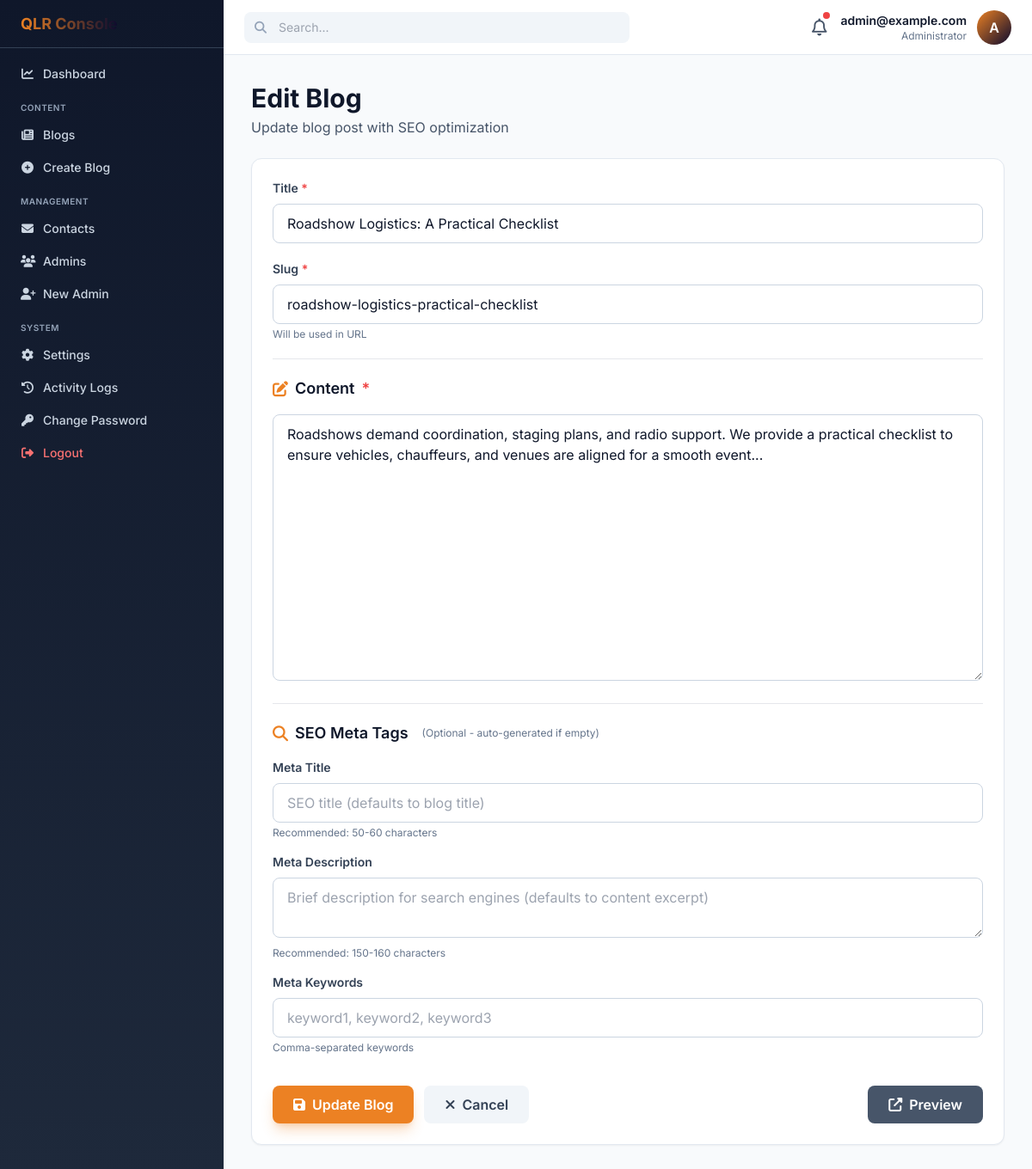
Page /admin/edit-blog.php?id=3 (signed in) on the committed database.
### tables this page shows
CREATE TABLE blogs (
  id INT AUTO_INCREMENT PRIMARY KEY,
  title VARCHAR(255) NOT NULL,
  slug VARCHAR(255) NOT NULL UNIQUE,
  content MEDIUMTEXT NOT NULL,
  created_at DATETIME NOT NULL DEFAULT CURRENT_TIMESTAMP
 );

### admin/edit-blog.php (the view, shortened to what this page needs)
<?php require __DIR__.'/includes/db.php'; ?>
<?php
$id = isset($_GET['id']) ? (int)$_GET['id'] : 0;
$stmt = $pdo->prepare('SELECT * FROM blogs WHERE id = ?');
$stmt->execute([$id]);
$blog = $stmt->fetch();
?>
<?php include __DIR__.'/includes/common-header.php'; ?>
<?php include __DIR__.'/includes/common-sidebar.php'; ?>
<?php include __DIR__.'/includes/common-navbar.php'; ?>
<main class="lg:ml-[260px] mt-16 p-6 lg:p-8">
  <div class="mb-6">
    <h1 class="text-3xl font-bold text-slate-900">Edit Blog</h1>
    <p class="text-slate-600 mt-1">Update blog post with SEO optimization</p>
  </div>
  <form method="post" class="max-w-4xl">
    <div class="bg-white rounded-xl shadow-sm border border-slate-200 p-6 space-y-5">
      <div class="grid md:grid-cols-2 gap-5">
        <div class="md:col-span-2">
          <label class="block text-sm font-semibold text-slate-700 mb-2">Title <span class="text-red-500">*</span></label>
          <input name="title" id="blogTitle" value="<?php echo htmlspecialchars($blog['title']); ?>" class="w-full px-4 py-2.5 border border-slate-300 rounded-lg focus:outline-none focus:ring-2 focus:ring-primary focus:border-transparent" placeholder="Enter blog title" required>
        </div>
        <div class="md:col-span-2">
          <label class="block text-sm font-semibold text-slate-700 mb-2">Slug <span class="text-red-500">*</span></label>
          <input name="slug" id="blogSlug" value="<?php echo htmlspecialchars($blog['slug']); ?>" class="w-full px-4 py-2.5 border border-slate-300 rounded-lg focus:outline-none focus:ring-2 focus:ring-primary focus:border-transparent" placeholder="url-friendly-slug" required>
          <p class="text-xs text-slate-500 mt-1">Will be used in URL</p>
        </div>
      </div>
      <div class="border-t pt-5">
        <h3 class="text-lg font-semibold text-slate-900 mb-4 flex items-center gap-2">
          <i class="fas fa-edit text-primary"></i> Content <span class="text-red-500">*</span>
        </h3>
        <textarea name="content" id="blogContent" rows="12" class="w-full px-4 py-2.5 border border-slate-300 rounded-lg" placeholder="Write your blog content here..." required><?php echo htmlspecialchars($blog['content']); ?></textarea>
      </div>
      <div class="border-t pt-5">
        <h3 class="text-lg font-semibold text-slate-900 mb-4 flex items-center gap-2">
          <i class="fas fa-search text-primary"></i> SEO Meta Tags
          <span class="text-xs font-normal text-slate-500 ml-2">(Optional - auto-generated if empty)</span>
        </h3>
        <div class="space-y-4">
          <div>
            <label class="block text-sm font-semibold text-slate-700 mb-2">Meta Title</label>
            <input name="meta_title" value="<?php echo htmlspecialchars($blog['meta_title'] ?? ''); ?>" maxlength="60" class="w-full px-4 py-2.5 border border-slate-300 rounded-lg focus:outline-none focus:ring-2 focus:ring-primary focus:border-transparent" placeholder="SEO title (defaults to blog title)">
            <p class="text-xs text-slate-500 mt-1">Recommended: 50-60 characters</p>
          </div>
          <div>
            <label class="block text-sm font-semibold text-slate-700 mb-2">Meta Description</label>
            <textarea name="meta_description" maxlength="160" rows="2" class="w-full px-4 py-2.5 border border-slate-300 rounded-lg focus:outline-none focus:ring-2 focus:ring-primary focus:border-transparent" placeholder="Brief description for search engines (defaults to content excerpt)"><?php echo htmlspecialchars($blog['meta_description'] ?? ''); ?></textarea>
            <p class="text-xs text-slate-500 mt-1">Recommended: 150-160 characters</p>
          </div>
          <div>
            <label class="block text-sm font-semibold text-slate-700 mb-2">Meta Keywords</label>
            <input name="meta_keywords" value="<?php echo htmlspecialchars($blog['meta_keywords'] ?? ''); ?>" class="w-full px-4 py-2.5 border border-slate-300 rounded-lg focus:outline-none focus:ring-2 focus:ring-primary focus:border-transparent" placeholder="keyword1, keyword2, keyword3">
            <p class="text-xs text-slate-500 mt-1">Comma-separated keywords</p>
          </div>
        </div>
      </div>
      <div class="flex gap-3 pt-4">
        <button type="submit" class="inline-flex items-center gap-2 bg-primary hover:bg-primary/90 text-white px-6 py-2.5 rounded-lg font-semibold shadow-lg shadow-primary/30 transition-all">
          <i class="fas fa-save"></i> Update Blog
        </button>
        <a href="/qlr/admin/blogs" class="inline-flex items-center gap-2 bg-slate-100 hover:bg-slate-200 text-slate-700 px-6 py-2.5 rounded-lg font-semibold transition-all">
          <i class="fas fa-times"></i> Cancel
        </a>
        <a href="/qlr/blog-post?id=<?php echo $id; ?>" target="_blank" class="inline-flex items-center gap-2 bg-slate-600 hover:bg-slate-700 text-white px-6 py-2.5 rounded-lg font-semibold transition-all ml-auto">
          <i class="fas fa-external-link-alt"></i> Preview
        </a>
      </div>
    </div>
  </form>
</main>
</body>
</html>

### admin/includes/common-header.php (style rules this page uses)
body { font-family: "Inter", system-ui, sans-serif; }
:root { --sidebar-width: 260px; }

### rows in the picture
blogs: title "Roadshow Logistics: A Practical Checklist", slug "roadshow-logistics-practical-checklist", content "Roadshows demand coordination, staging plans, and radio support. We provide a practical checklist to ensure vehicles, chauffeurs, and venues are aligned for a smooth event..."

### other values in the picture
$_SESSION['admin_email'] "admin@example.com"
substr($_SESSION['admin_email'] ?? 'A', 0, 1) "A"
